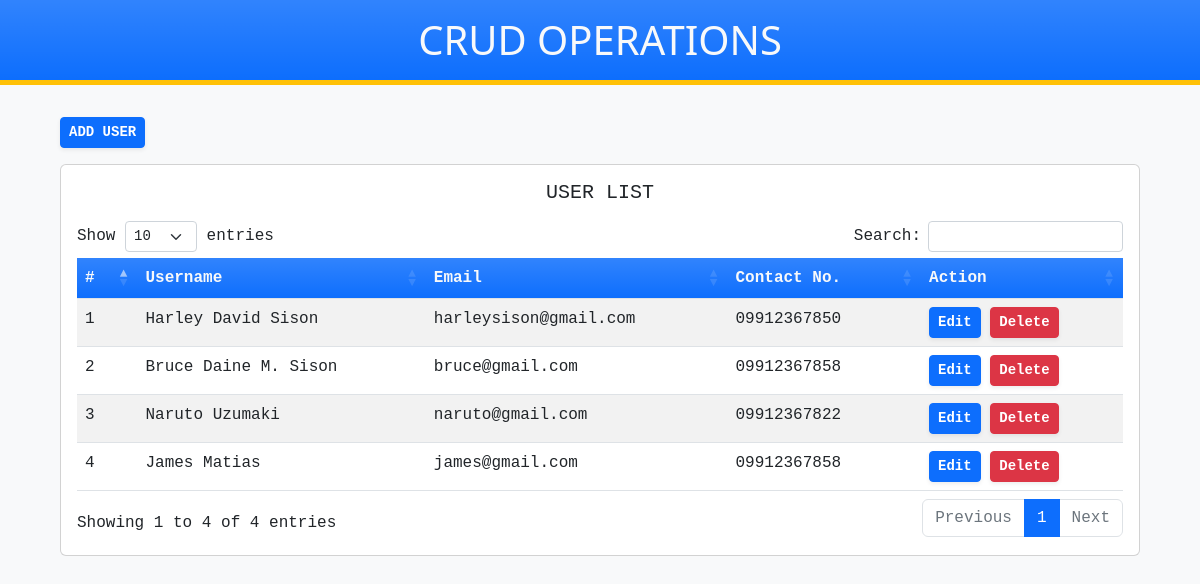
The page / on the database its author committed.
### tables this page shows
CREATE TABLE `user_tbl` (
  `id` int(11) NOT NULL,
  `name` varchar(255) NOT NULL,
  `email` varchar(255) NOT NULL,
  `contact_no` varchar(11) NOT NULL
);

### application/controllers/UserController.php (called while the page is built, shortened)
<?php
class UserController extends CI_Controller
{
  public function __construct()
  {
    $this->load->model('User_model');
  }
  public function index()
  {
    $data['user_tbl'] = $this->User_model->getAllUsers();
    $this->load->view('user/index', $data);
  }
}

### index.php (called while the page is built, shortened)
<?php
require_once BASEPATH.'core/CodeIgniter.php';

### application/models/User_model.php (called while the page is built, shortened)
<?php
class User_model extends CI_Model
{
  public function getAllUsers()
  {
    $this->db->select('*');
    $this->db->from('user_tbl');
    return $this->db->get()->result_array();
  }
}

### application/views/user/index.php (the view, shortened to what this page needs)
<?php $this->load->view('includes/header'); ?>
<div class="row px-5 mb-5 font-monospace">
  <div class="col-md-12 mb-3">
    <a href="<?= base_url() ?>UserController/addpage"
      class="btn btn-sm btn-primary shadow-sm text-uppercase fw-semibold">Add
      User</a>
  </div>
  <div class="col-md-12">
    <div class="card">
      <div class="card-body">
        <h5 class="card-title text-center mb-3 text-uppercase">User List</h5>
        <div class="table-responsive">
          <table id="example" class="table table-striped table-responsive">
            <thead class="bg-primary bg-gradient text-light">
              <tr>
                <th>#</th>
                <th>Username</th>
                <th>Email</th>
                <th>Contact No.</th>
                <th>Action</th>
              </tr>
            </thead>
            <tbody>
              <?php $i = 1;
              foreach ($user_tbl as $row) { ?>
                <tr>
                  <td><?= $i++ ?></td>
                  <td><?= $row['name'] ?></td>
                  <td><?= $row['email'] ?></td>
                  <td><?= $row['contact_no'] ?></td>
                  <td>
                    <a href="<?= base_url() ?>UserController/editUser/<?= $row['id'] ?>"
                      class="btn btn-sm btn-primary btn-sm shadow-sm fw-semibold">Edit</a>
                    <a href="<?= base_url() ?>UserController/deleteUser/<?= $row['id'] ?>"
                      class="btn btn-sm btn-danger btn-sm shadow-sm fw-semibold"
                      onclick="return confirm('Are you sure want to delete this user ?')">Delete</a>
                  </td>
                </tr>
              <?php } ?>
            </tbody>
          </table>
        </div>
      </div>
    </div>
  </div>
</div>
<?php $this->load->view('includes/footer'); ?>

### application/views/includes/header.php (shortened to what this page needs)
<!doctype html>
<html lang="en">
<head>
  <link href="https://cdn.jsdelivr.net/npm/bootstrap@5.2.3/dist/css/bootstrap.min.css" rel="stylesheet"
>
  <link href="https://cdn.datatables.net/1.13.6/css/dataTables.bootstrap5.min.css" rel="stylesheet">
</head>
<body class="bg-light">
  <div class="container-fluid">
    <div class="row mb-4">
      <h1 class="text-center bg-primary bg-gradient border-5 border-bottom border-warning text-light py-3">CRUD
        OPERATIONS</h1>
    </div>

### application/views/includes/footer.php (shortened to what this page needs)
</div>
</body>
</html>

### rows shown on the page
user_tbl: name "Harley David Sison", email "harleysison@gmail.com", contact_no "09912367850"
user_tbl: name "Bruce Daine M. Sison", email "bruce@gmail.com", contact_no "09912367858"
user_tbl: name "Naruto Uzumaki", email "naruto@gmail.com", contact_no "09912367822"
user_tbl: name "James Matias", email "james@gmail.com", contact_no "09912367858"
